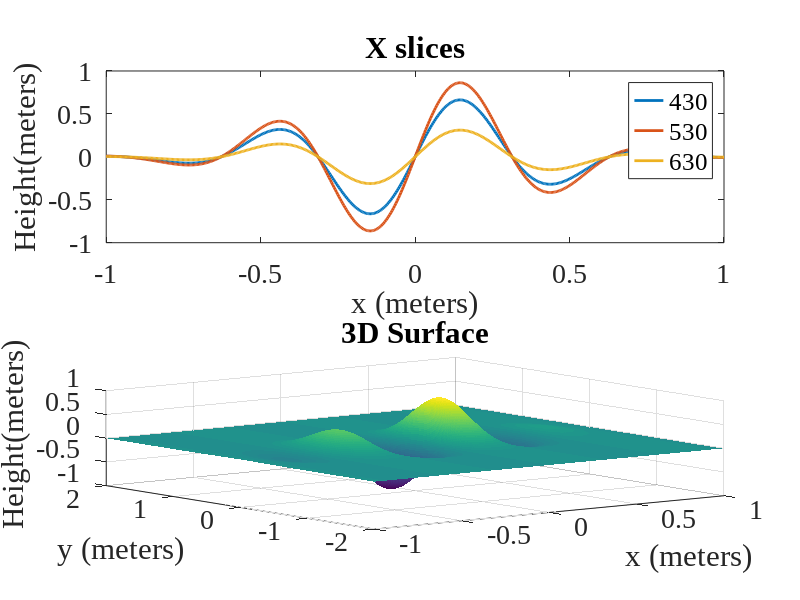

The MATLAB script that drew this image:
set(0,'defaultaxesfontsize',20)
set(0,'defaultaxesfontname','Times New Roman')
set(0,'DefaultLineLineWidth', 2);

set(0,'DefaultFigureWindowStyle','docked')

x = linspace(-1,1,500);
y = linspace(-2,2,1000);

[X,Y] = meshgrid(x,y);

Z = exp(-(X.^2+Y.^2)/.25).*sin(10*X);
[U,V] = gradient(-Z);

figure

subplot(2,1,1)
plot(x,Z(430,:));hold on
plot(x,Z(530,:));
plot(x,Z(630,:));
legend('430','530','630')
xlabel('x (meters)')
ylabel('Height(meters)')
title('X slices')

subplot(2,1,2)
surf(X,Y,Z,'linestyle','none')
xlabel('x (meters)')
ylabel('y (meters)')
zlabel('Height(meters)')
title('3D Surface')

